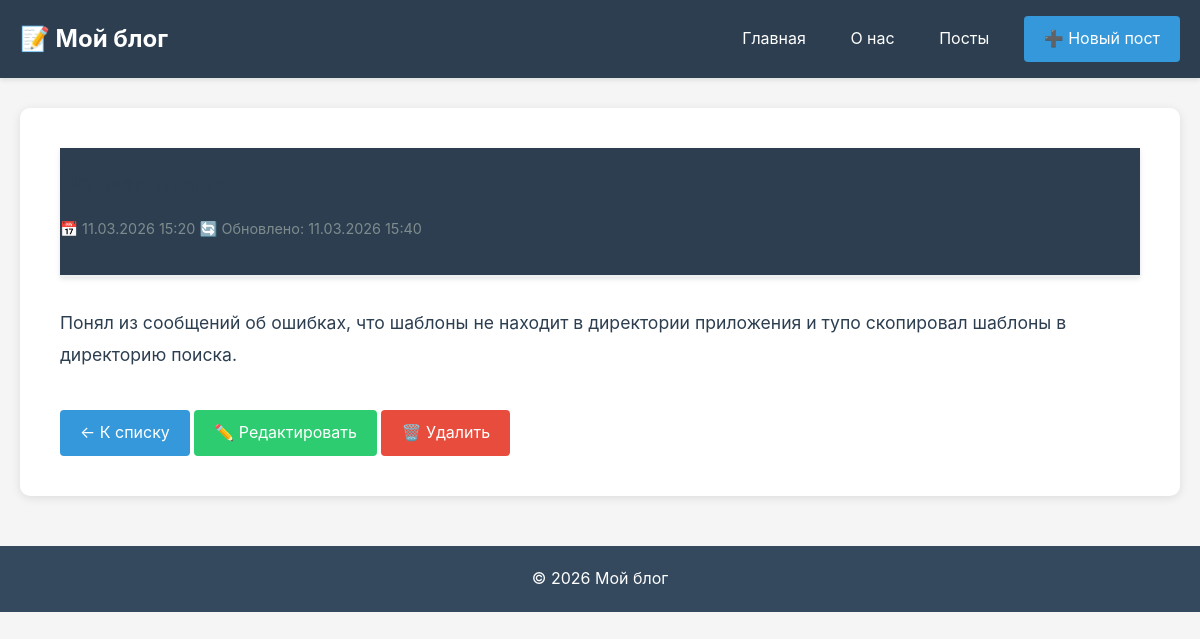
/posts/3/, run on the app's committed database.
### blog/models.py (models this page shows, shortened)
class Post(models.Model):
    title = models.CharField(max_length=200)
    content = models.TextField()
    created_at = models.DateTimeField(auto_now_add=True)
    updated_at = models.DateTimeField(auto_now=True)
    class Meta:
        ordering = ['-created_at']

### blog/views.py (the view)
# urls.py: path('posts/<int:pk>/', views.PostDetailView.as_view(), name='post_detail'),
class PostDetailView(DetailView):
    model = Post
    template_name = 'blog/post_detail.html'
    context_object_name = 'post'

### templates/blog/post_detail.html (shortened to what this page needs)
{% extends 'blog/base.html' %}
{% block content %}
<article class="post-detail">
    <header class="post-header">
        <h1>{{ post.title }}</h1>
        <div class="post-meta">
            <span>📅 {{ post.created_at|date:"d.m.Y H:i" }}</span>
            {% if post.updated_at != post.created_at %}
                <span>🔄 Обновлено: {{ post.updated_at|date:"d.m.Y H:i" }}</span>
            {% endif %}
        </div>
    </header>
    <div class="post-content">
        {{ post.content|linebreaks }}
    </div>
    <div class="post-actions">
        <a href="{% url 'blog:post_list' %}" class="btn">← К списку</a>
        <a href="{% url 'blog:post_edit' post.pk %}" class="btn btn-primary">✏️ Редактировать</a>
        <a href="{% url 'blog:post_delete' post.pk %}" class="btn btn-danger">🗑️ Удалить</a>
    </div>
</article>
{% endblock %}

### static/css/style.css (style rules this page uses)
* { margin: 0; padding: 0; box-sizing: border-box; }
body { font-family: -apple-system, BlinkMacSystemFont, 'Segoe UI', Roboto, Oxygen, Ubuntu, Cantarell, sans-serif; line-height: 1.6; color: #333; background-color: #f5f5f5; }
header { background-color: #2c3e50; color: white; padding: 1rem 0; box-shadow: 0 2px 5px rgba(0,0,0,0.1); }
.btn { display: inline-block; background-color: #3498db; color: white; padding: 10px 20px; text-decoration: none; border-radius: 4px; border: none; cursor: pointer; transition: background-color 0.3s; }
.btn-primary { background-color: #2ecc71; }
.btn-danger { background-color: #e74c3c; }
.post-meta { color: #7f8c8d; font-size: 0.9rem; margin-bottom: 15px; }
.post-actions { margin-top: 15px; }
.post-detail { background: white; padding: 40px; border-radius: 10px; box-shadow: 0 2px 10px rgba(0,0,0,0.1); margin: 30px 0; }
.post-header { margin-bottom: 30px; padding-bottom: 20px; border-bottom: 2px solid #ecf0f1; }
.post-header h1 { color: #2c3e50; margin-bottom: 15px; }
.post-content { font-size: 1.1rem; line-height: 1.8; color: #2c3e50; margin-bottom: 40px; }

### data on the page
Post: created_at "11.03.2026 15:20", updated_at "11.03.2026 15:40", content "Понял из сообщений об ошибках, что шаблоны не находит в директории приложения и тупо скопировал шаблоны в директорию поиска."
